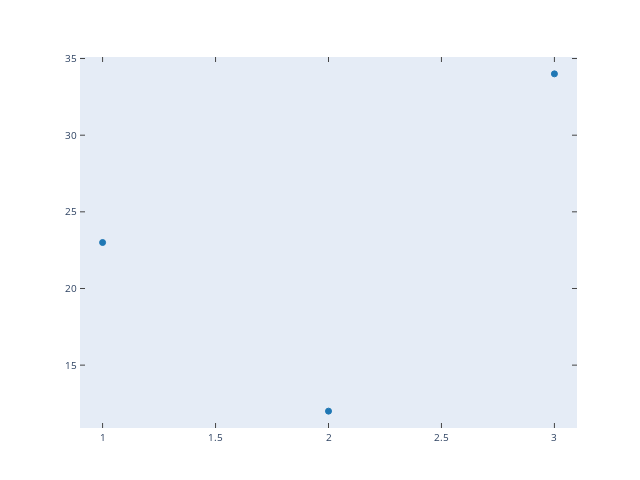

The code cell stored with this chart in its notebook:
### Markdown cell above
### Convert to Plotly Figure

### Code cell
from plotly.tools import mpl_to_plotly

# Convert Matplotlib figure to Plotly figure
plotly_fig = mpl_to_plotly(mpl_fig)

# Plotly figure
plotly_fig.show()

### Figure 1 — Plotly figure (JSON) as saved in the notebook; plotly's stock layout.template omitted (floating-point values rounded to 4 significant figures)
{"data": [{"marker": {"color": "rgba(31,119,180,1.0)", "line": {"color": "rgba(31,119,180,1.0)", "width": 1}, "size": 6, "symbol": "circle"}, "mode": "markers", "type": "scatter", "x": [1, 2, 3], "xaxis": "x", "y": [23, 12, 34], "yaxis": "y"}], "layout": {"autosize": false, "height": 480, "hovermode": "closest", "margin": {"b": 52, "l": 80, "pad": 0, "r": 63, "t": 57}, "showlegend": false, "width": 640, "xaxis": {"anchor": "y", "domain": [0, 1], "mirror": "ticks", "nticks": 11, "range": [0.9, 3.1], "showgrid": false, "showline": true, "side": "bottom", "tickfont": {"size": 10}, "ticks": "inside", "type": "linear", "zeroline": false}, "yaxis": {"anchor": "x", "domain": [0, 1], "mirror": "ticks", "nticks": 7, "range": [10.9, 35.1], "showgrid": false, "showline": true, "side": "left", "tickfont": {"size": 10}, "ticks": "inside", "type": "linear", "zeroline": false}}}
